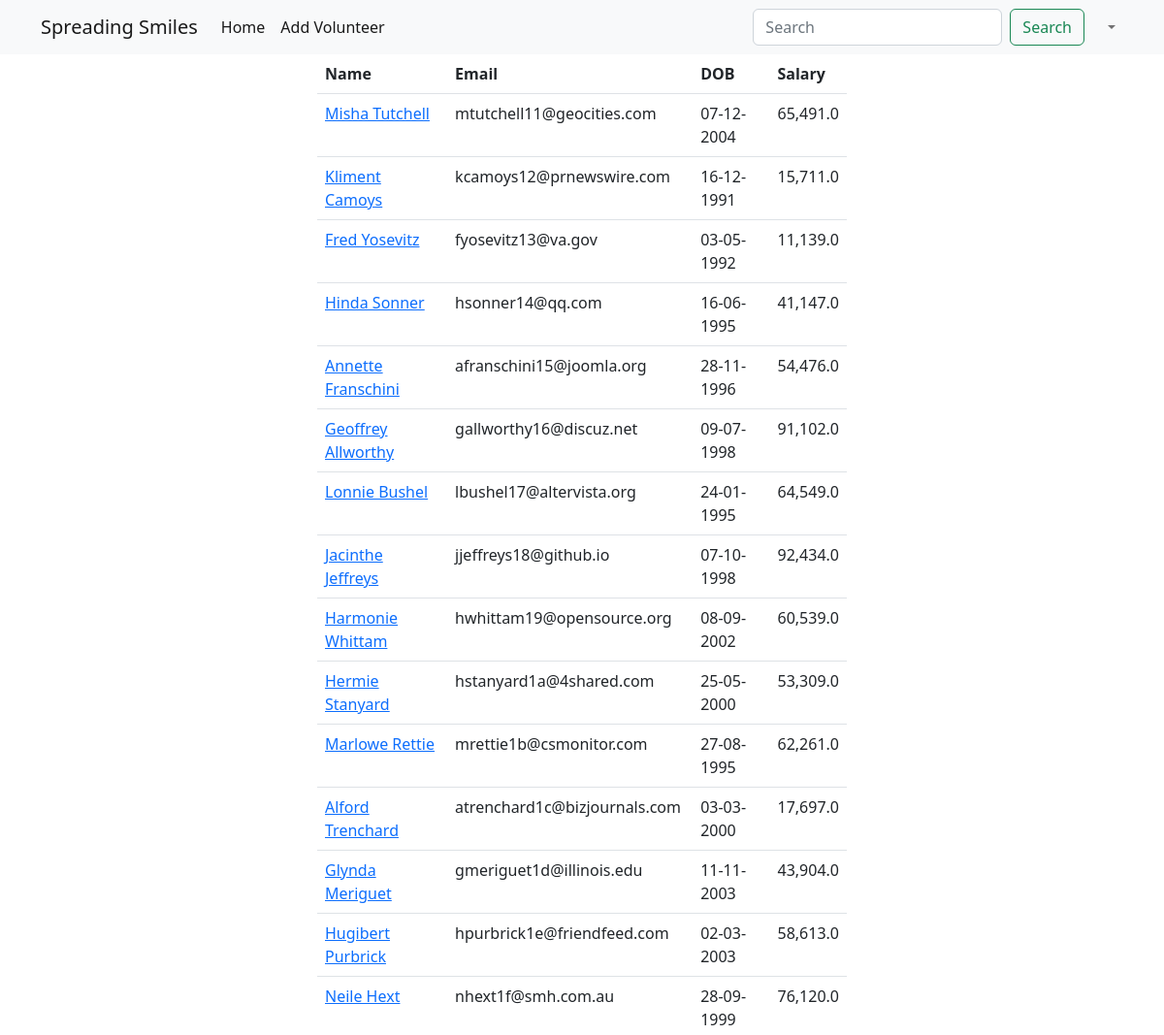
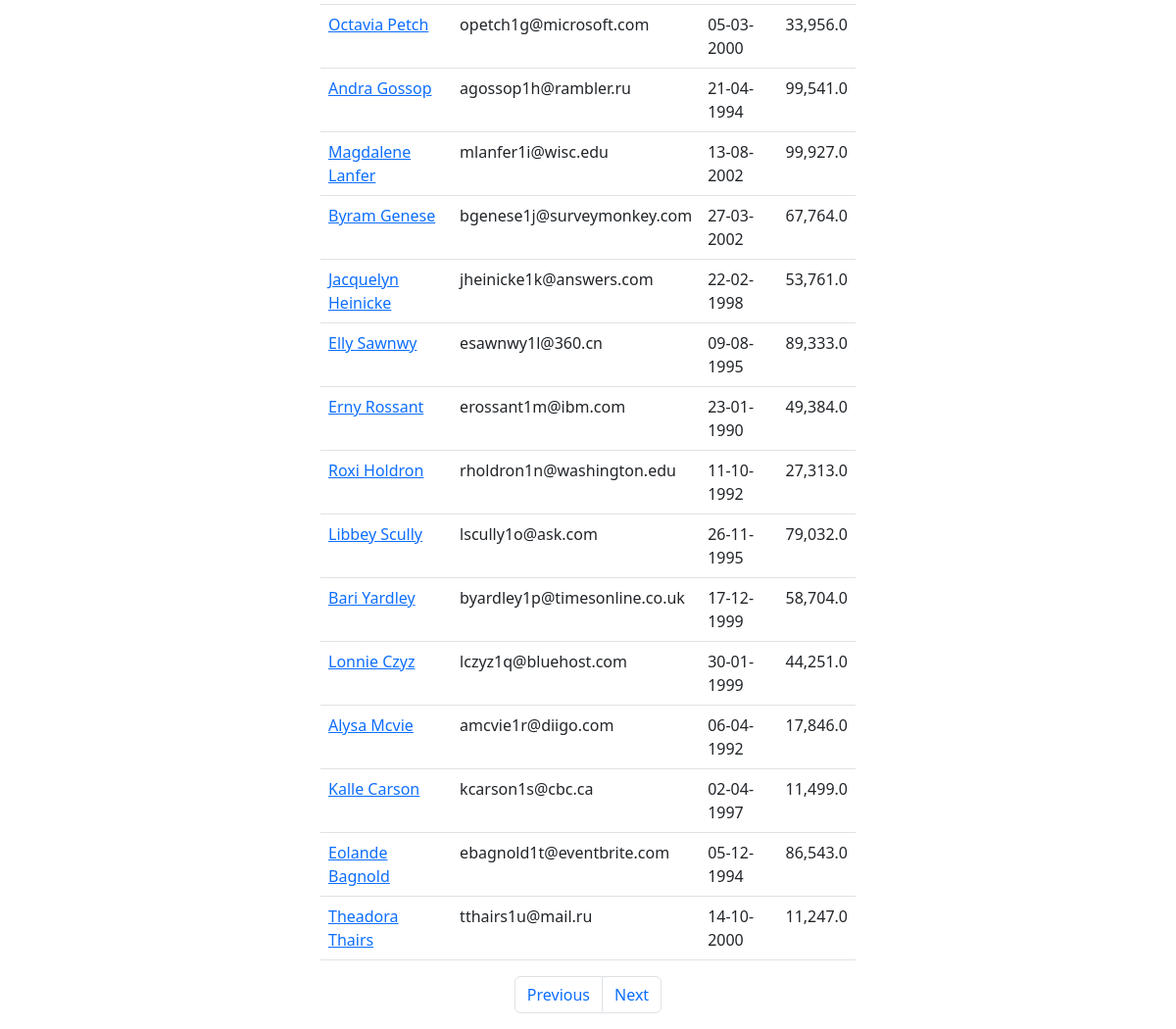
Page /employees?page=2 on the committed database (2 pictures, top to bottom).
### main_app/models.py (models this page shows)
class Employee(models.Model):
    name = models.CharField(max_length=40)
    email = models.EmailField(unique=True)
    dob = models.DateField(null=True)
    salary = models.DecimalField(max_digits=6, decimal_places=1)#67000.58
    disabled = models.BooleanField(default= False)
    profile = models.ImageField(upload_to=unique_img_name, null=True ,default = 'employees/employee.png' )
    created_at = models.DateTimeField(auto_now_add=True, null=True)#once during creation
    updated_at = models.DateTimeField(auto_now=True, null=True)#every time an update happens

### main_app/views.py (the view)
# urls.py: path('employees', views.employee, name = "all"),
def employee(request):
    employees = Employee.objects.all()
    paginator = Paginator(employees, 30)
    page_number = request.GET.get("page")
    data = paginator.get_page(page_number)
    return render(request, "all_employees.html", {"employees": data})

### templates/all_employees.html (shortened to what this page needs)
{% extends 'base_template.html' %}
{% load humanize %}
{% block content %}
    {% include 'layouts/navbar.html' %}
    <div class="container">
        <div class="row justify-content-center">
            <div class="col-sm-6">
                <table class="table">
                    <thead>
                    <tr>
                        <th>Name</th>
                        <th>Email</th>
                        <th>DOB</th>
                        <th>Salary</th>
                    </tr>
                    </thead>
                    <tbody>
                    {% for employee in employees %}
                        <tr>
                            <td>
                                <a href="/employees/{{ employee.id }}">{{ employee.name | title }}</a>
                            </td>
                            <td>{{ employee.email }}</td>
                            <td>{{ employee.dob | date:'d-m-Y' }}</td>
                            <td>{{ employee.salary  | intcomma }}</td>
                        </tr>
                    {% endfor %}
                    </tbody>
                </table>
                <nav aria-label="Page navigation example">
                    <ul class="pagination justify-content-center">
                        {% if employees.has_previous %}
                            <li class="page-item">
                                <a class="page-link" href='?page={{ employees.previous_page_number }}'>Previous</a>
                            </li>
                        {% else %}
                            <li class="page-item disabled">
                                <a class="page-link" href='' tabindex="-1" aria-disabled="True">Previous</a>
                            </li>
                        {% endif %}
                        {% if employees.has_next %}
                            <li class="page-item">
                                <a class="page-link" href='?page={{ employees.next_page_number }}'>Next</a>
                            </li>
                        {% else %}
                            <li class="page-item disabled">
                                <a class="page-link" href='' tabindex="-1" aria-disabled="True">Next</a>
                            </li>
                        {% endif %}
                    </ul>
                </nav>
            </div>
        </div>
    </div>
{% endblock %}

### rows in the picture
Employee: name "Misha Tutchell", email "mtutchell11@geocities.com", dob "07-12-2004", salary "65,491.0"
Employee: name "Kliment Camoys", email "kcamoys12@prnewswire.com", dob "16-12-1991", salary "15,711.0"
Employee: name "Fred Yosevitz", email "fyosevitz13@va.gov", dob "03-05-1992", salary "11,139.0"
Employee: name "Hinda Sonner", email "hsonner14@qq.com", dob "16-06-1995", salary "41,147.0"
Employee: name "Annette Franschini", email "afranschini15@joomla.org", dob "28-11-1996", salary "54,476.0"
Employee: name "Geoffrey Allworthy", email "gallworthy16@discuz.net", dob "09-07-1998", salary "91,102.0"
Employee: name "Lonnie Bushel", email "lbushel17@altervista.org", dob "24-01-1995", salary "64,549.0"
Employee: name "Jacinthe Jeffreys", email "jjeffreys18@github.io", dob "07-10-1998", salary "92,434.0"
Employee: name "Harmonie Whittam", email "hwhittam19@opensource.org", dob "08-09-2002", salary "60,539.0"
Employee: name "Hermie Stanyard", email "hstanyard1a@4shared.com", dob "25-05-2000", salary "53,309.0"
Employee: name "Marlowe Rettie", email "mrettie1b@csmonitor.com", dob "27-08-1995", salary "62,261.0"
Employee: name "Alford Trenchard", email "atrenchard1c@bizjournals.com", dob "03-03-2000", salary "17,697.0"
Employee: name "Glynda Meriguet", email "gmeriguet1d@illinois.edu", dob "11-11-2003", salary "43,904.0"
Employee: name "Hugibert Purbrick", email "hpurbrick1e@friendfeed.com", dob "02-03-2003", salary "58,613.0"
Employee: name "Neile Hext", email "nhext1f@smh.com.au", dob "28-09-1999", salary "76,120.0"
Employee: name "Octavia Petch", email "opetch1g@microsoft.com", dob "05-03-2000", salary "33,956.0"
Employee: name "Andra Gossop", email "agossop1h@rambler.ru", dob "21-04-1994", salary "99,541.0"
Employee: name "Magdalene Lanfer", email "mlanfer1i@wisc.edu", dob "13-08-2002", salary "99,927.0"
Employee: name "Byram Genese", email "bgenese1j@surveymonkey.com", dob "27-03-2002", salary "67,764.0"
Employee: name "Jacquelyn Heinicke", email "jheinicke1k@answers.com", dob "22-02-1998", salary "53,761.0"
Employee: name "Elly Sawnwy", email "esawnwy1l@360.cn", dob "09-08-1995", salary "89,333.0"
Employee: name "Erny Rossant", email "erossant1m@ibm.com", dob "23-01-1990", salary "49,384.0"
Employee: name "Roxi Holdron", email "rholdron1n@washington.edu", dob "11-10-1992", salary "27,313.0"
Employee: name "Libbey Scully", email "lscully1o@ask.com", dob "26-11-1995", salary "79,032.0"
Employee: name "Bari Yardley", email "byardley1p@timesonline.co.uk", dob "17-12-1999", salary "58,704.0"
Employee: name "Lonnie Czyz", email "lczyz1q@bluehost.com", dob "30-01-1999", salary "44,251.0"
Employee: name "Alysa Mcvie", email "amcvie1r@diigo.com", dob "06-04-1992", salary "17,846.0"
Employee: name "Kalle Carson", email "kcarson1s@cbc.ca", dob "02-04-1997", salary "11,499.0"
Employee: name "Eolande Bagnold", email "ebagnold1t@eventbrite.com", dob "05-12-1994", salary "86,543.0"
Employee: name "Theadora Thairs", email "tthairs1u@mail.ru", dob "14-10-2000", salary "11,247.0"
